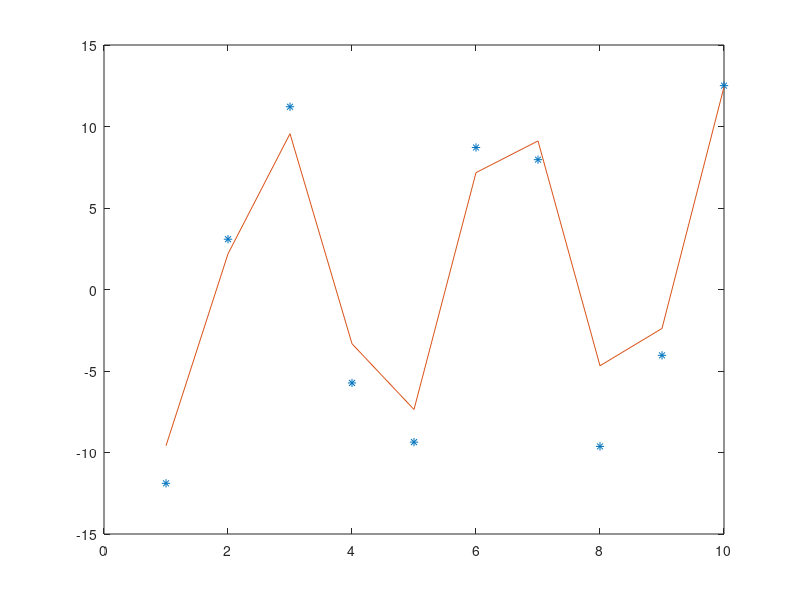

Here is the MATLAB script that generated this plot:
clear all clc;
close all;

feature=[12, 12 ,0.01]
x=1:1:10;
for i=1:length(x)
y(i)  = feature(2)*sin(x(i)*3* feature(1)) + x(i)*x(i)*feature(3);           
end

plot(x,y, '*')
hold on 

new = [3.63 9.68 0.04];

for  i=1:length(x)
y2(i) =new(2)*sin(x(i)*3* new(1)) + x(i)*x(i)*new(3);          
end

plot(x,y2,'-')

